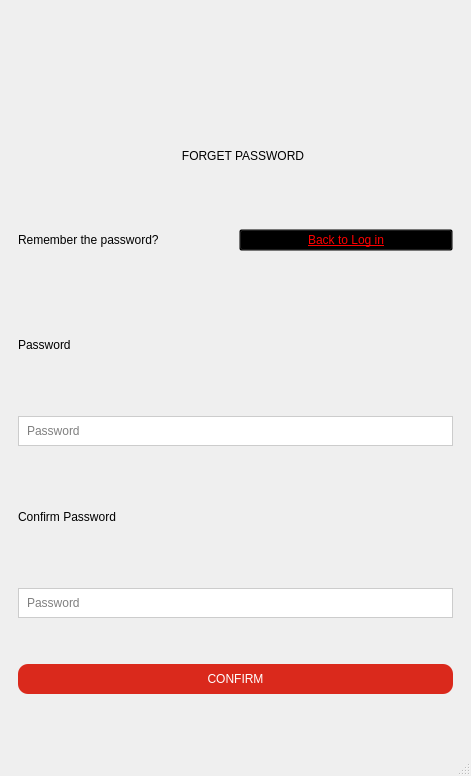
<?xml version="1.0" encoding="UTF-8"?>
<ui version="4.0">
 <class>MainWindow</class>
 <widget class="QMainWindow" name="MainWindow">
  <property name="geometry">
   <rect>
    <x>0</x>
    <y>0</y>
    <width>471</width>
    <height>776</height>
   </rect>
  </property>
  <property name="windowTitle">
   <string>MainWindow</string>
  </property>
  <widget class="QWidget" name="centralwidget">
   <layout class="QVBoxLayout" name="verticalLayout_3">
    <item>
     <widget class="QWidget" name="widget_2" native="true">
      <property name="maximumSize">
       <size>
        <width>500</width>
        <height>200</height>
       </size>
      </property>
      <property name="styleSheet">
       <string notr="true"/>
      </property>
      <layout class="QVBoxLayout" name="verticalLayout">
       <item>
        <widget class="QLabel" name="label">
         <property name="maximumSize">
          <size>
           <width>320</width>
           <height>100</height>
          </size>
         </property>
         <property name="styleSheet">
          <string notr="true">padding-left: 120px;</string>
         </property>
         <property name="text">
          <string/>
         </property>
         <property name="pixmap">
          <pixmap>C:/Users/Asus/Downloads/logo-mu-removebg-preview.png</pixmap>
         </property>
         <property name="scaledContents">
          <bool>true</bool>
         </property>
         <property name="alignment">
          <set>Qt::AlignCenter</set>
         </property>
        </widget>
       </item>
       <item>
        <widget class="QLabel" name="label_2">
         <property name="maximumSize">
          <size>
           <width>500</width>
           <height>100</height>
          </size>
         </property>
         <property name="styleSheet">
          <string notr="true">font: 75 20pt &quot;Bahnschrift Condensed&quot;;
padding-left: 15px;
</string>
         </property>
         <property name="text">
          <string>FORGET PASSWORD</string>
         </property>
         <property name="alignment">
          <set>Qt::AlignCenter</set>
         </property>
        </widget>
       </item>
      </layout>
     </widget>
    </item>
    <item>
     <widget class="QWidget" name="widget" native="true">
      <property name="maximumSize">
       <size>
        <width>16777215</width>
        <height>50</height>
       </size>
      </property>
      <layout class="QHBoxLayout" name="horizontalLayout">
       <item>
        <widget class="QLabel" name="label_3">
         <property name="styleSheet">
          <string notr="true">font: 10pt &quot;.VnTime&quot;;
</string>
         </property>
         <property name="text">
          <string>Remember the password?</string>
         </property>
        </widget>
       </item>
       <item>
        <widget class="QPushButton" name="btn_back">
         <property name="cursor">
          <cursorShape>PointingHandCursor</cursorShape>
         </property>
         <property name="styleSheet">
          <string notr="true">background-color: transparent;
font: 10pt &quot;.VnTime&quot;;
text-decoration: underline;
color: red
</string>
         </property>
         <property name="text">
          <string>Back to Log in</string>
         </property>
        </widget>
       </item>
      </layout>
     </widget>
    </item>
    <item>
     <widget class="QWidget" name="widget_3" native="true">
      <layout class="QVBoxLayout" name="verticalLayout_2">
       <item>
        <widget class="QLabel" name="label_8">
         <property name="maximumSize">
          <size>
           <width>16777215</width>
           <height>50</height>
          </size>
         </property>
         <property name="styleSheet">
          <string notr="true">font: 10pt &quot;Segoe UI&quot;;</string>
         </property>
         <property name="text">
          <string>Password</string>
         </property>
        </widget>
       </item>
       <item>
        <widget class="QLineEdit" name="lineEditPassword">
         <property name="styleSheet">
          <string notr="true">padding: 6px;
font: 10pt &quot;Segoe UI&quot;;
border: 1px solid #ccc</string>
         </property>
         <property name="text">
          <string/>
         </property>
         <property name="echoMode">
          <enum>QLineEdit::PasswordEchoOnEdit</enum>
         </property>
         <property name="placeholderText">
          <string>Password</string>
         </property>
        </widget>
       </item>
       <item>
        <widget class="QLabel" name="label_9">
         <property name="maximumSize">
          <size>
           <width>16777215</width>
           <height>50</height>
          </size>
         </property>
         <property name="styleSheet">
          <string notr="true">font: 10pt &quot;Segoe UI&quot;;</string>
         </property>
         <property name="text">
          <string>Confirm Password</string>
         </property>
        </widget>
       </item>
       <item>
        <widget class="QLineEdit" name="lineEditcheckPassword">
         <property name="styleSheet">
          <string notr="true">padding: 6px;
font: 10pt &quot;Segoe UI&quot;;
border: 1px solid #ccc</string>
         </property>
         <property name="text">
          <string/>
         </property>
         <property name="echoMode">
          <enum>QLineEdit::PasswordEchoOnEdit</enum>
         </property>
         <property name="placeholderText">
          <string>Password</string>
         </property>
        </widget>
       </item>
       <item>
        <widget class="QPushButton" name="btn_confirm">
         <property name="cursor">
          <cursorShape>PointingHandCursor</cursorShape>
         </property>
         <property name="styleSheet">
          <string notr="true">background-color: #DA291C;
font: bold 11pt &quot;Segoe UI&quot;;
color: white;
border-radius: 10px;
border: none; 
padding: 8px 20px;</string>
         </property>
         <property name="text">
          <string>CONFIRM</string>
         </property>
        </widget>
       </item>
      </layout>
     </widget>
    </item>
   </layout>
  </widget>
  <widget class="QStatusBar" name="statusbar"/>
 </widget>
 <resources/>
 <connections/>
</ui>
